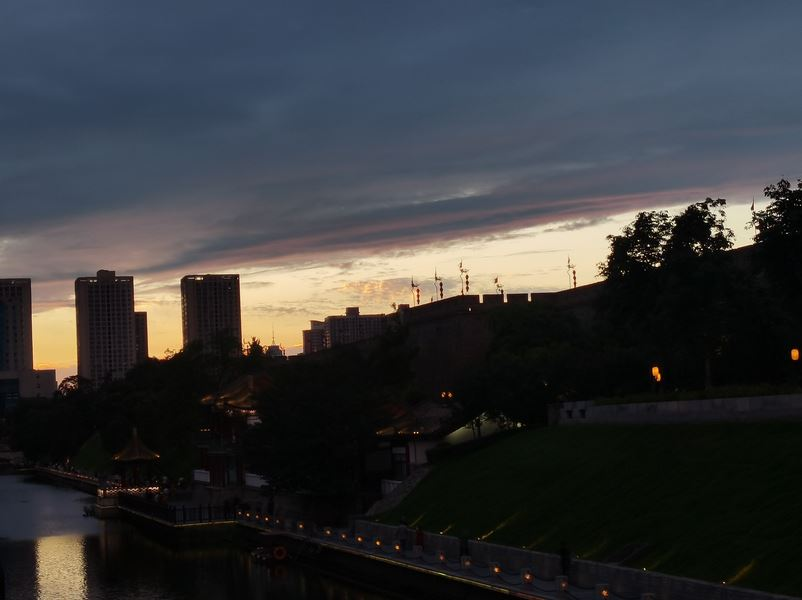
#> input picture image1.jpg, 802 x 600 px
$ python Retinex.py
#> lines starting #> are read from the running program, lines starting #| are printed output that depends on the picture
#> in main, img is the input picture: shape (600, 802, 3); mean B, G, R 59.1, 56.6, 55
import cv2
import numpy as np


def single_scale_retinex(img, sigma):
    retinex = np.log10(img) - np.log10(cv2.GaussianBlur(img, (0, 0), sigma))
    return retinex


def multi_scale_retinex(img, sigma_list):
    retinex = np.zeros_like(img)
    for sigma in sigma_list:
        retinex += single_scale_retinex(img, sigma)
#> this loop made 3 passes
#> pass 1, in single_scale_retinex, `retinex = np.log10(img) - np.log10(cv2.GaussianBlur(img, (0, 0), sigma))`:
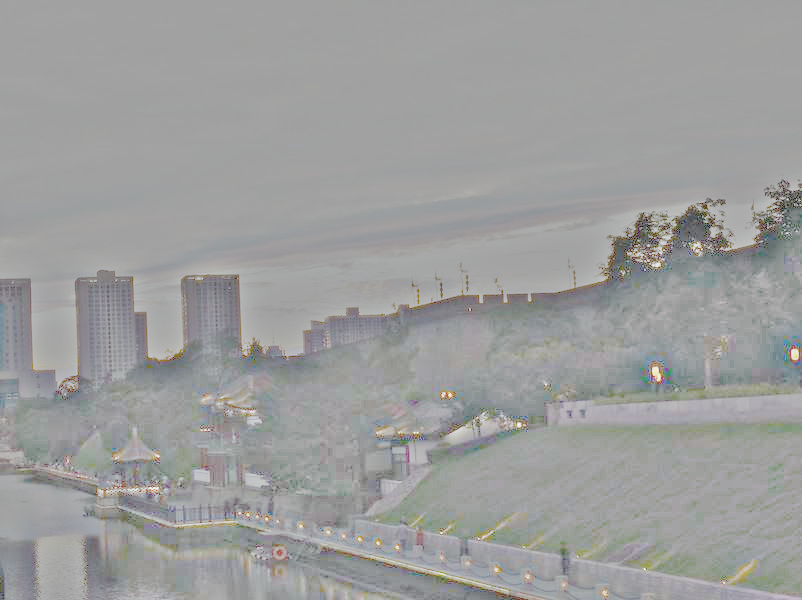
#> retinex: shape (600, 802, 3) float64; mean of channels 0, 1, 2 -0.0569, -0.0498, -0.0578; drawn with min black and max white
#> pass 2, in multi_scale_retinex, `retinex += single_scale_retinex(img, sigma)`:
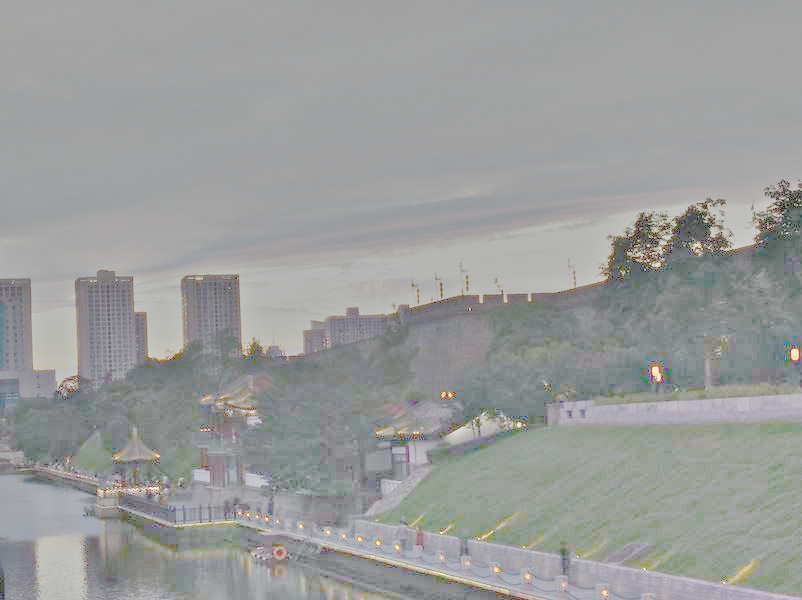
#> retinex: shape (600, 802, 3) float64; mean of channels 0, 1, 2 -0.213, -0.193, -0.226; drawn with min black and max white
#> pass 3, in single_scale_retinex (call 3), `retinex = np.log10(img) - np.log10(cv2.GaussianBlur(img, (0, 0), sigma))`:
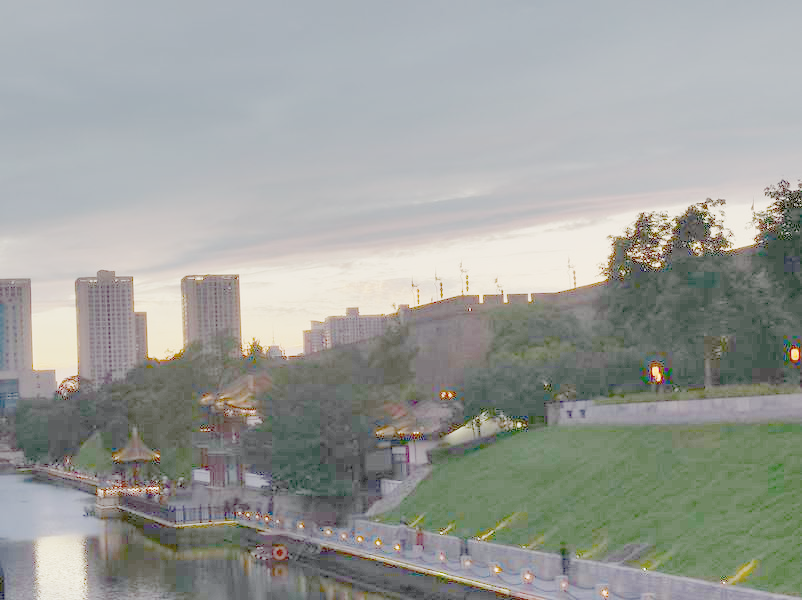
#> retinex: shape (600, 802, 3) float64; mean of channels 0, 1, 2 -0.268, -0.224, -0.252; drawn with min black and max white
    retinex = retinex / len(sigma_list)
    return retinex


def color_restoration(img, alpha, beta):
#> called with alpha = 125, beta = 46
    img_sum = np.sum(img, axis=2, keepdims=True)
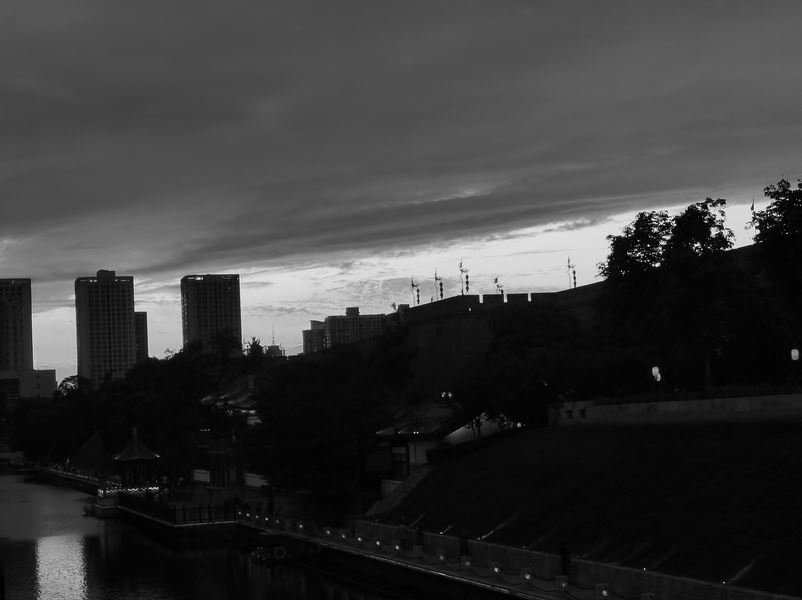
#> img_sum: shape (600, 802, 1) float64; min 3, max 766, mean 173.7; drawn with min black and max white
    color_restoration = beta * (np.log10(alpha * img) - np.log10(img_sum))
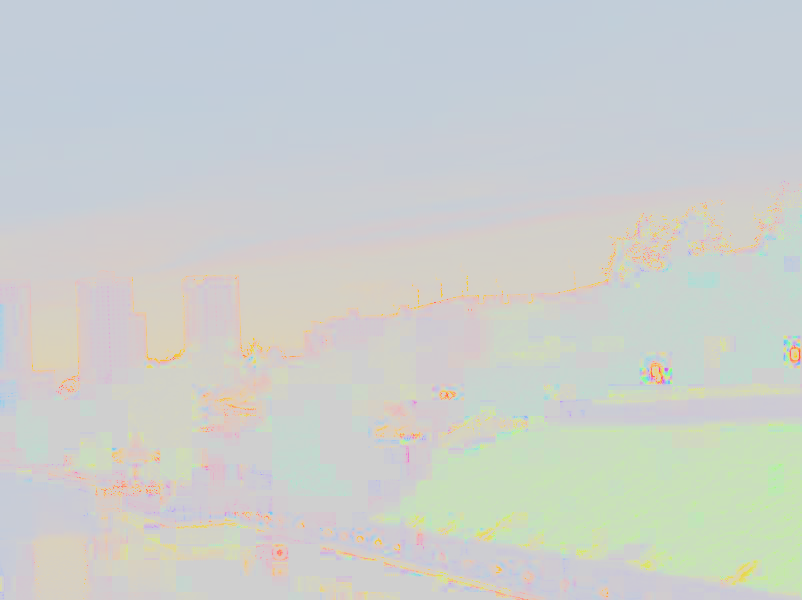
#> color_restoration: shape (600, 802, 3) float64; mean of channels 0, 1, 2 73.7, 75.1, 73.4; drawn with min black and max white
    return color_restoration


def retinex_process(img, sigma_list, G, b, alpha, beta):
    img = np.float64(img) + 1.0
    img_retinex = multi_scale_retinex(img, sigma_list)
    img_color = color_restoration(img, alpha, beta)
    img_retinex = G * (img_retinex * img_color + b)
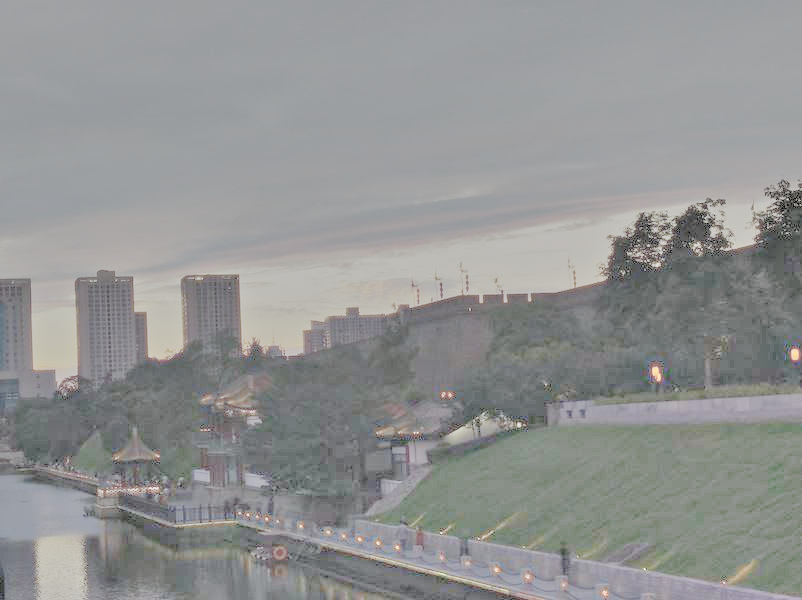
#> img_retinex: shape (600, 802, 3) float64; mean of channels 0, 1, 2 70.9, 72.5, 67.1; drawn with min black and max white


    for i in range(img_retinex.shape[2]):
        img_retinex[:, :, i] = np.clip(img_retinex[:, :, i], 0, 255)
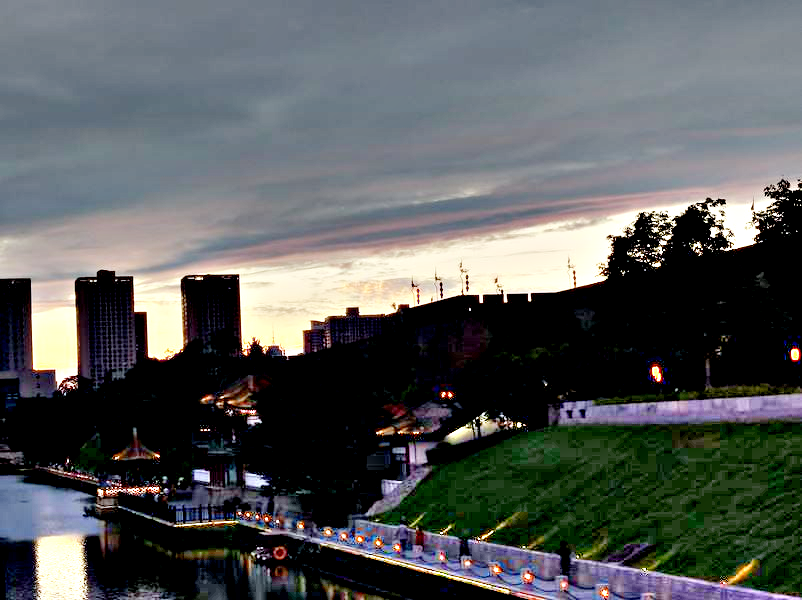
#> img_retinex: shape (600, 802, 3) float64; mean of channels 0, 1, 2 90.2, 90.4, 87.1; drawn as B, G, R
    img_retinex = np.uint8(img_retinex)

    return img_retinex


def main():
    # 读取图像
    img = cv2.imread('image1.jpg')

    # 尺度列表
    sigma_list = [15, 80, 250]
    # 增益参数
    G = 5.0
    # 偏置参数
    b = 25.0
    # 颜色恢复参数
    alpha = 125.0
    # 颜色恢复参数
    beta = 46.0

    # 进行图像增强
    img_retinex = retinex_process(img, sigma_list, G, b, alpha, beta)

    # 显示原始图像
    cv2.imshow('image1', img)
    # 显示增强后的图像
    cv2.imshow('Retinex', img_retinex)
    # 等待按键
    cv2.waitKey(0)
    # 保存增强后的图片
    cv2.imwrite('image2.jpg', img_retinex)


if __name__ == "__main__":
    main()

$ run again, with Gamma transform.PNG saved as image1.jpg
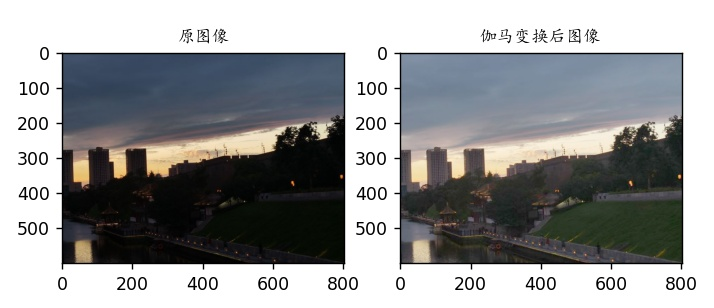
#> input picture Gamma transform.PNG, 714 x 308 px
#> in main, img is the input picture: shape (308, 714, 3); mean B, G, R 155.7, 155, 153.8
#> in color_restoration, `color_restoration = beta * (np.log10(alpha * img) - np.log10(img_sum))`:
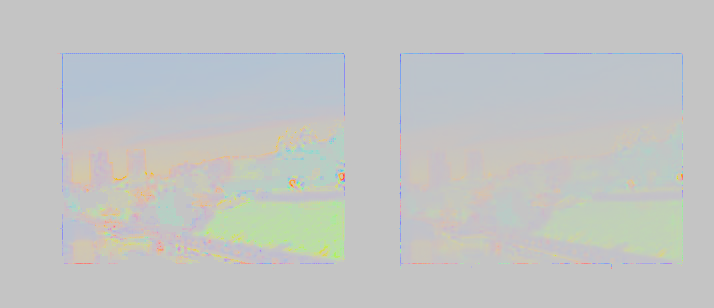
#> color_restoration: shape (308, 714, 3) float64; mean of channels 0, 1, 2 74.2, 74.8, 74; drawn with min black and max white
#> after the loop in retinex_process, `for i in range(img_retinex.shape[2]):`:
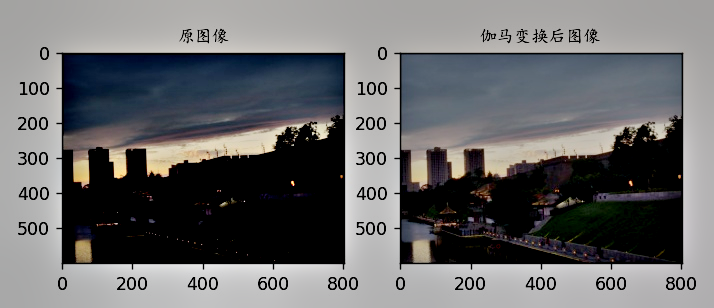
#> img_retinex: shape (308, 714, 3) float64; mean of channels 0, 1, 2 108.5, 107, 106.6; drawn as B, G, R

$ run again, with Histogram equalization.PNG saved as image1.jpg
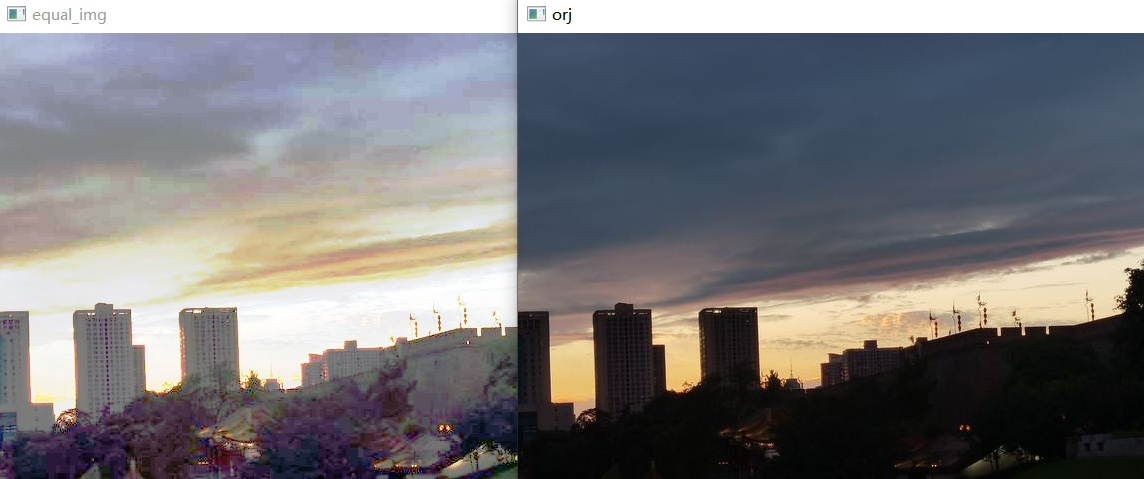
#> input picture Histogram equalization.PNG, 1144 x 479 px
#> in main, img is the input picture: shape (479, 1144, 3); mean B, G, R 122.1, 119.5, 120.7
#> in color_restoration, `color_restoration = beta * (np.log10(alpha * img) - np.log10(img_sum))`:
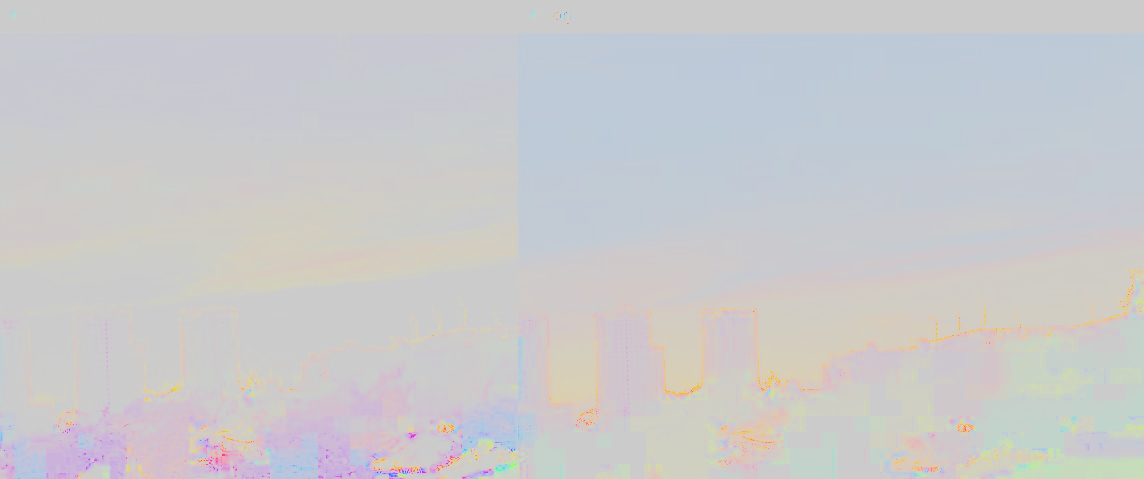
#> color_restoration: shape (479, 1144, 3) float64; mean of channels 0, 1, 2 74.8, 74, 74; drawn with min black and max white
#> after the loop in retinex_process, `for i in range(img_retinex.shape[2]):`:
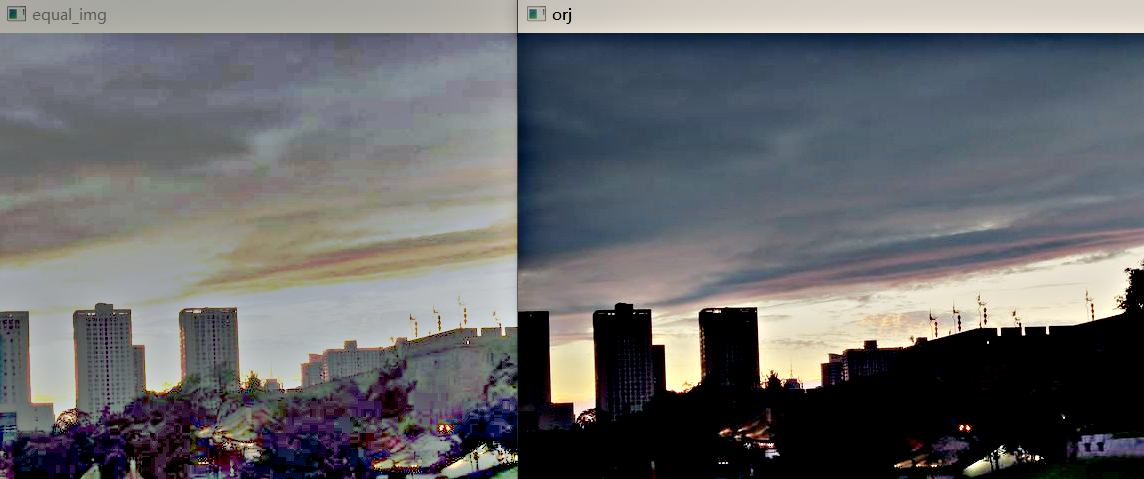
#> img_retinex: shape (479, 1144, 3) float64; mean of channels 0, 1, 2 107.2, 104.8, 103.9; drawn as B, G, R
